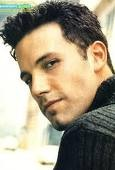
#> input picture tf-insightface/tools/test_tool/ben_afflek/origin.jpg, 115 x 170 px, given in place of ben_afflekorigin.jpg, which was not available
$ python Augmentation.py
#> lines starting #> are read from the running program, lines starting #| are printed output that depends on the picture; pictures that were not available may be replaced by others from this repository, and a replacement may not be noted
# This Python 3 environment comes with many helpful analytics libraries installed
# It is defined by the kaggle/python docker image: https://github.com/kaggle/docker-python
# For example, here's several helpful packages to load in

import numpy as np # linear algebra
#import pandas as pd # data processing, CSV file I/O (e.g. pd.read_csv)

# Input data files are available in the "../input/" directory.
# For example, running this (by clicking run or pressing Shift+Enter) will list the files in the input directory

import os

# Any results you write to the current directory are saved as output.

'''
Image Augmentation is the common used technique to improve the performance of computer vision system.
Refer to the W2 of Convolutional Neutral Network Course on Cousera.
specially in the WIDS dataset, which is an unbalanced dataset.
Upsampling the images with oil-palm is the way to handle the unbalanced problem.
Image augmentation artificially creates training images through different ways of processing or combination of multiple processing,
such as mirroring, random rotation, shifts, shear and flips, etc.
Keras has keras.preprocessing.image.ImageDataGenerator function to do image augmentation. Here showed how to use OpenCV to rotate, flip, and add Gaussian noise to original images.

Reference:
https://towardsdatascience.com/image-augmentation-examples-in-python-d552c26f2873
https://medium.com/@thimblot/data-augmentation-boost-your-image-dataset-with-few-lines-of-python-155c2dc1baec

'''


import cv2
import random
class Data_augmentation:
    def __init__(self, path, image_name):
        '''
        Import image
        :param path: Path to the image
        :param image_name: image name
        '''
        self.path = path
        self.name = image_name
        print(path+image_name)
        self.image = cv2.imread(path+image_name)

    def rotate(self, image, angle=90, scale=1.0):
        '''
        Rotate the image
        :param image: image to be processed
        :param angle: Rotation angle in degrees. Positive values mean counter-clockwise rotation (the coordinate origin is assumed to be the top-left corner).
        :param scale: Isotropic scale factor.
        '''
        w = image.shape[1]
        h = image.shape[0]
        #rotate matrix
        M = cv2.getRotationMatrix2D((w/2,h/2), angle, scale)
        #rotate
        image = cv2.warpAffine(image,M,(w,h))
        return image

    def flip(self, image, vflip=False, hflip=False):
        '''
        Flip the image
        :param image: image to be processed
        :param vflip: whether to flip the image vertically
        :param hflip: whether to flip the image horizontally
        '''
        if hflip or vflip:
            if hflip and vflip:
                c = -1
            else:
                c = 0 if vflip else 1
            image = cv2.flip(image, flipCode=c)
        return image


    def image_augment(self, save_path):
        '''
        Create the new image with imge augmentation
        :param path: the path to store the new image
        '''
        img = self.image.copy()
        img_flip = self.flip(img, vflip=True, hflip=False)
        img_rot = self.rotate(img)
        img_gaussian = self.add_GaussianNoise(img)

        name_int = self.name[:len(self.name)-4]
        cv2.imwrite(save_path+'%s' %str(name_int)+'_vflip.jpg', img_flip)
        cv2.imwrite(save_path+'%s' %str(name_int)+'_rot.jpg', img_rot)
        cv2.imwrite(save_path+'%s' %str(name_int)+'_GaussianNoise.jpg', img_gaussian)


    def main(file_dir,output_path):
        for root, _, files in os.walk(file_dir):
            print(root)
        for file in files:
            raw_image = Data_augmentation(root,file)
            raw_image.image_augment(output_path)
#> this loop made 1 pass
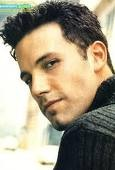
#> input picture tf-insightface/tools/test_tool/ben_afflek/origin.jpg, 115 x 170 px, given in place of ben_afflekorigin.jpg, which was not available
#> pass 1, in flip, `image = cv2.flip(image, flipCode=c)`:
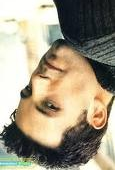
#> image: shape (170, 115, 3); mean of channels 0, 1, 2 130.9, 151.7, 161.1; drawn as B, G, R
#> pass 1, in rotate, `image = cv2.warpAffine(image,M,(w,h))`:
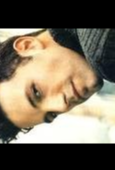
#> image: shape (170, 115, 3); mean of channels 0, 1, 2 92.5, 110.3, 120.6; drawn as B, G, R
if __name__ == '__main__':
    file_dir='/media/sf_E_DRIVE/camera project/tf-insightface/tools/test_tool/ben_afflek'
    output_path='/media/sf_E_DRIVE/camera project/tf-insightface/tools/test_tool/output'
#> (the run stopped early here; a loop or call above may not have finished)
